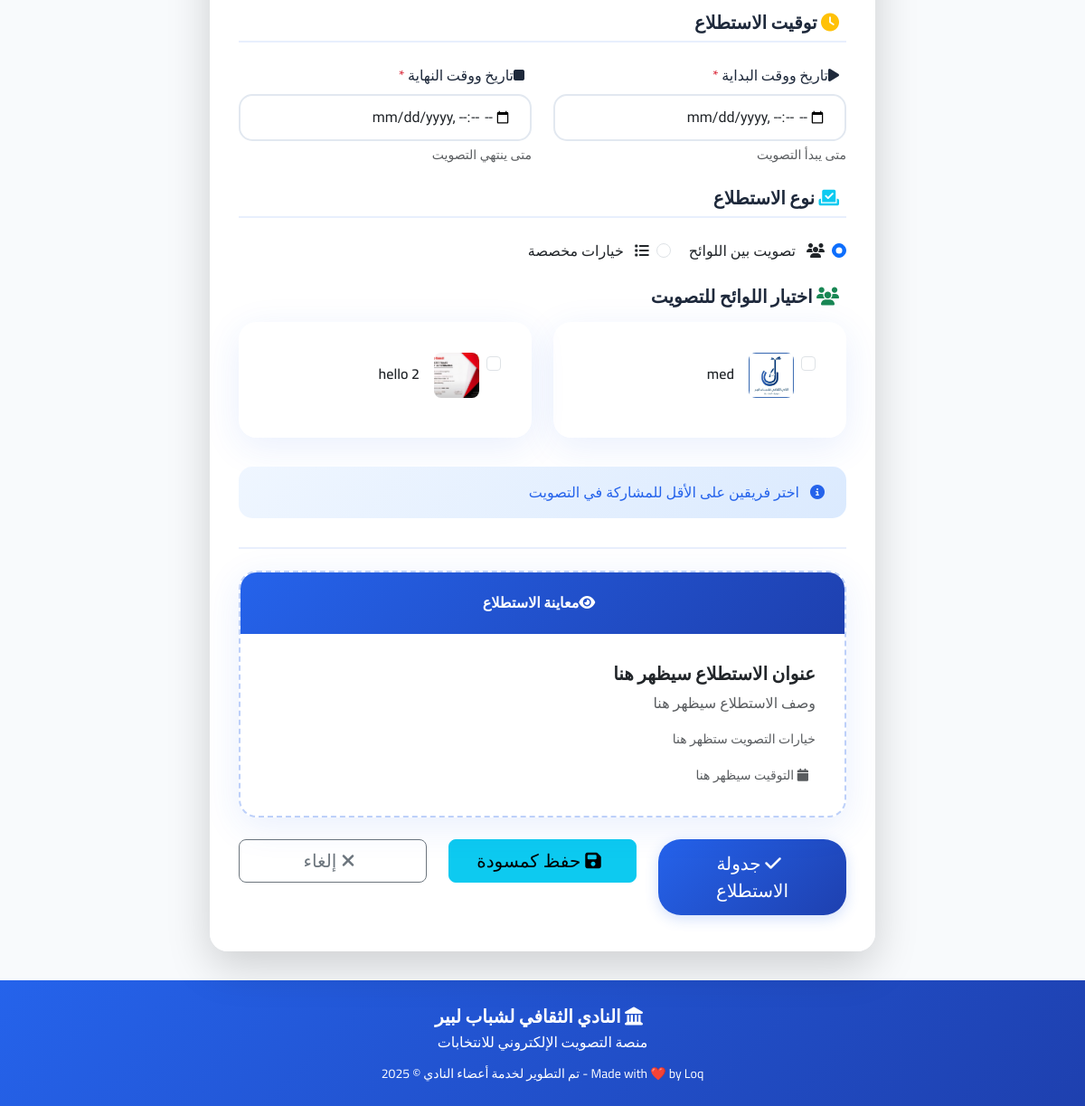
Before: /vote-admin/create-poll/ (signed in, lower part) with the older database file.
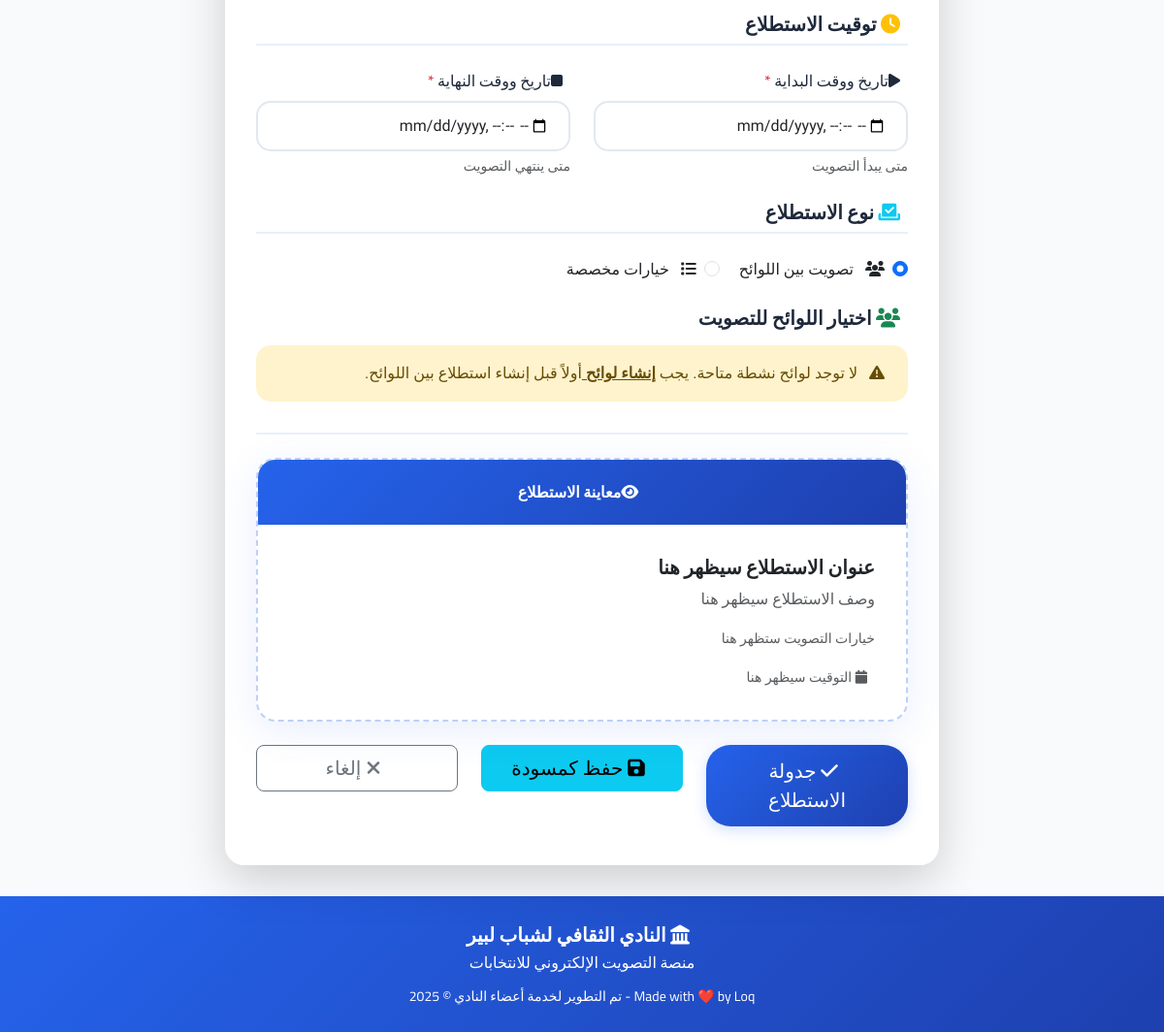
After: the same page with the newer database file.
### voting/models.py (models this page shows, shortened)
class Team(models.Model):
    id = models.UUIDField(primary_key=True, default=uuid.uuid4, editable=False)
    name = models.CharField(max_length=200, help_text="Team/Candidate name")
    description = models.TextField(blank=True, null=True, help_text="Brief description")
    image = models.ImageField(
        upload_to='team_images/',
        blank=True,
        null=True,
        help_text="Team logo or promotional image"
    )
    program_document = models.FileField(
        upload_to='team_programs/',
        blank=True,
        null=True,
        help_text="PDF document with election program"
    )
    contact_info = models.TextField(
        blank=True,
        null=True,
        help_text="Contact information for the team"
    )
    is_active = models.BooleanField(default=True, help_text="Is this team currently active?")
    created_at = models.DateTimeField(auto_now_add=True)
    updated_at = models.DateTimeField(auto_now=True)
    created_by = models.ForeignKey(CustomUser, on_delete=models.CASCADE, related_name='created_teams')
    class Meta:
        ordering = ['name']
        verbose_name = 'Team'
        verbose_name_plural = 'Teams'

### voting/views.py (the view, shortened to what this page needs)
# urls.py: path('vote-admin/create-poll/', views.create_poll_view, name='create_poll'),
@login_required
def create_poll_view(request):
    if not request.user.can_create_polls():
        messages.error(request, 'Access denied')
        return redirect('admin_dashboard')
    available_teams = Team.objects.filter(is_active=True).order_by('created_at')
    context = {'available_teams': available_teams}
    return render(request, 'admin/create_poll.html', context)

### voting/models.py (called while the page is built)
    def is_admin(self):
        return self.user_type in ['view_admin', 'super_admin']

    def can_create_polls(self):
        return self.user_type == 'super_admin'

### voting/templates/admin/create_poll.html (shortened to what the changed rows need)
{% extends 'base.html' %}
{% block content %}
<div class="row justify-content-center">
    <div class="col-lg-8">
        <div class="card shadow-lg fade-in">
            <div class="card-body">
                <form method="post" id="createPollForm">
                    <div id="teamSection" class="section-header mb-4">
                        <h5 class="section-title">
                            <i class="fas fa-users ms-2 text-success"></i>
                            اختيار اللوائح للتصويت
                        </h5>
                        {% if available_teams %}
                        <div class="row mt-3">
                            {% for team in available_teams %}
                            <div class="col-md-6 mb-3">
                                <div class="card team-card">
                                    <div class="card-body">
                                        <div class="form-check">
                                            <input class="form-check-input team-checkbox" type="checkbox"
                                                   name="selected_teams" value="{{ team.id }}" id="team_{{ team.id }}">
                                            <label class="form-check-label w-100" for="team_{{ team.id }}">
                                                <div class="d-flex align-items-center">
                                                    {% if team.image %}
                                                    <img src="{{ team.image.url }}" class="team-thumb me-3" alt="{{ team.name }}">
                                                    {% else %}
                                                    <div class="team-thumb-placeholder me-3">
                                                        <i class="fas fa-users"></i>
                                                    </div>
                                                    {% endif %}
                                                    <div>
                                                        <h6 class="mb-1">{{ team.name }}</h6>
                                                    </div>
                                                </div>
                                            </label>
                                        </div>
                                    </div>
                                </div>
                            </div>
                            {% endfor %}
                        </div>
                        <div class="alert alert-info mt-3">
                            <i class="fas fa-info-circle me-2"></i>
                            اختر فريقين على الأقل للمشاركة في التصويت
                        </div>
                        {% else %}
                        <div class="alert alert-warning mt-3">
                            <i class="fas fa-exclamation-triangle me-2"></i>
                            لا توجد لوائح  نشطة متاحة. يجب <a href="{% url 'create_team' %}" class="alert-link">إنشاء لوائح </a> أولاً قبل إنشاء استطلاع بين اللوائح.
                        </div>
                        {% endif %}
                    </div>
                </form>
            </div>
        </div>
    </div>
</div>
{% endblock %}

Changed rows visible on the page:
removed Team: image (picture), name "med"
removed Team: image (picture), name "hello 2"
Other visible differences:
text no longer shown: "اختر فريقين على الأقل للمشاركة في التصويت"
text now shown: "لا توجد لوائح نشطة متاحة. يجب إنشاء لوائح أولاً قبل إنشاء استطلاع بين اللوائح."
